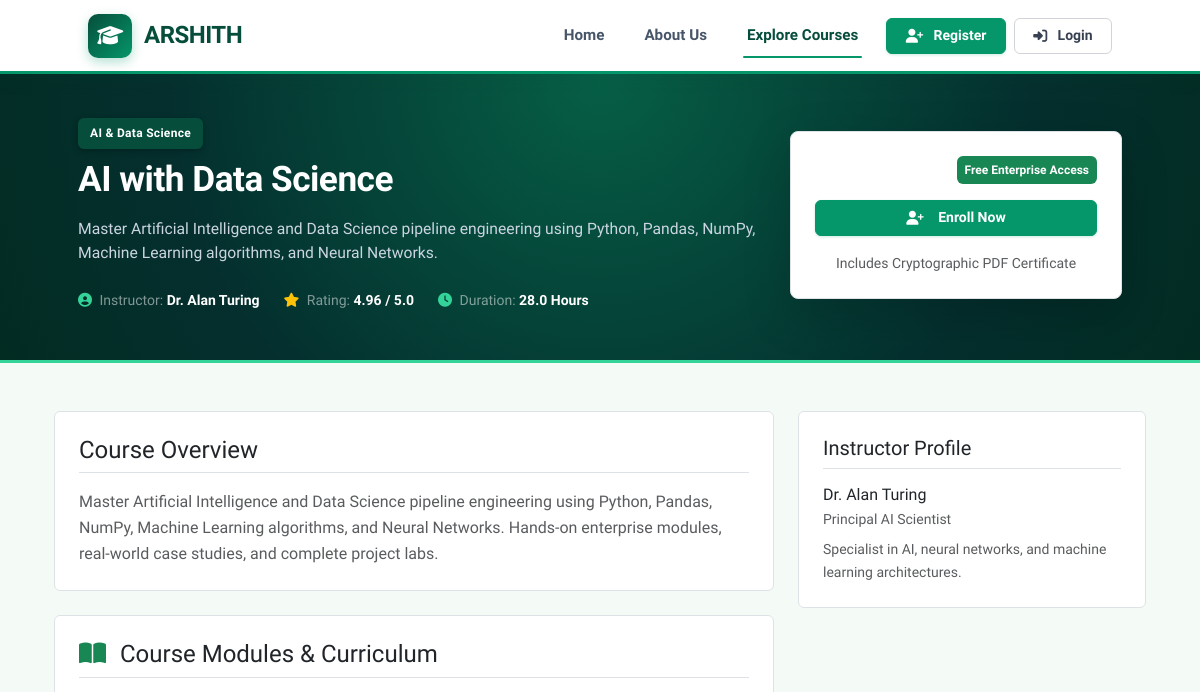
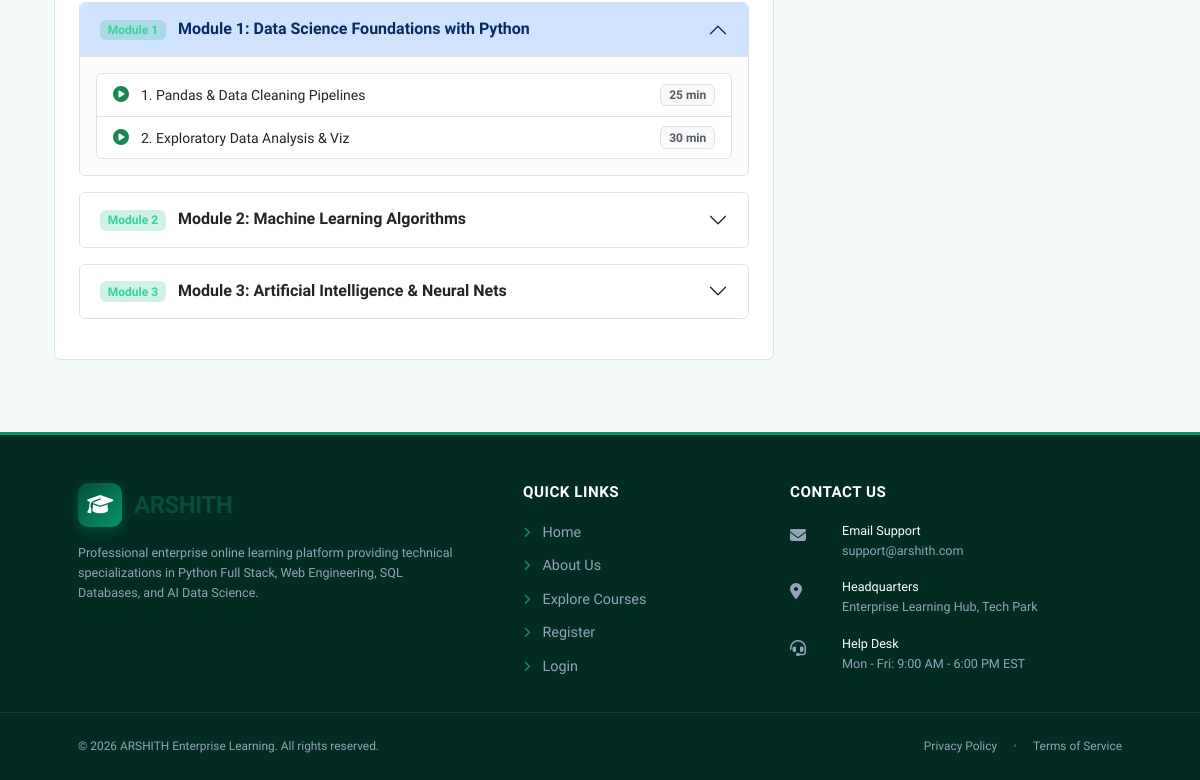
Page /courses/ai-with-data-science/ on the earlier database version (2 pictures, top to bottom).
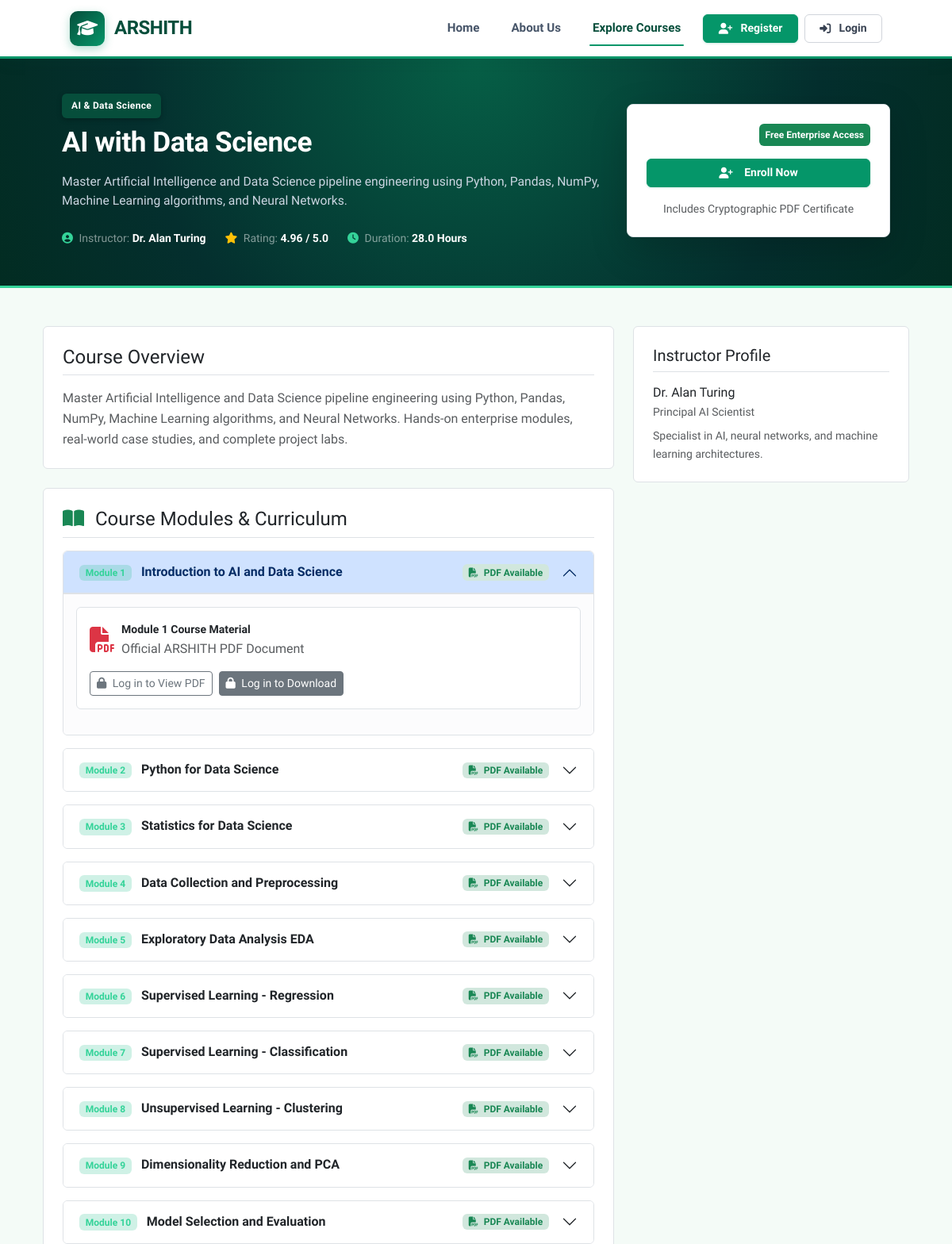
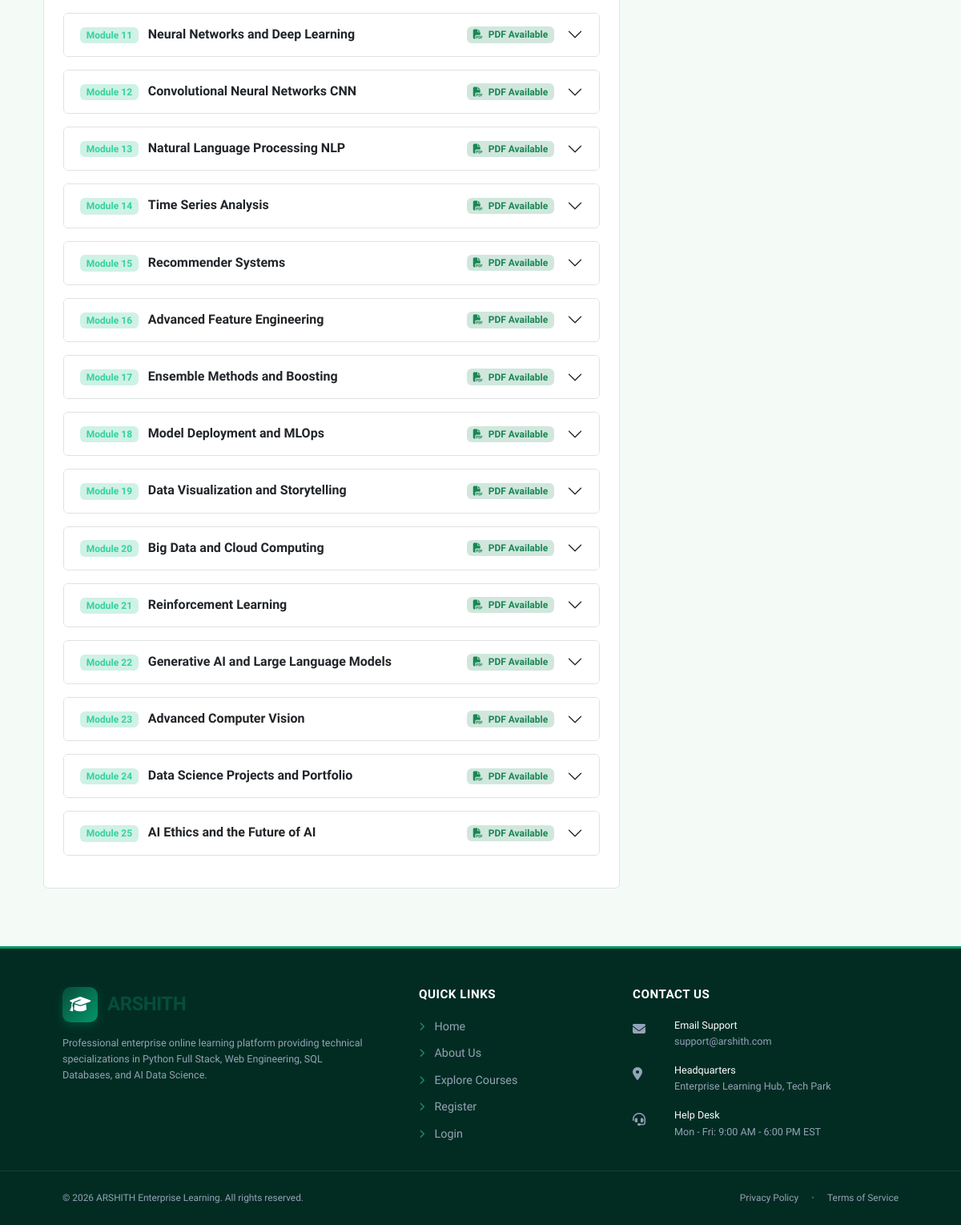
Same page on the later database version (2 pictures, top to bottom).
### apps/courses/models.py (models this page shows, shortened)
class Course(models.Model):
    DIFFICULTY_CHOICES = (
        ('Beginner', 'Beginner'),
        ('Intermediate', 'Intermediate'),
        ('Advanced', 'Advanced'),
    )
    STATUS_CHOICES = (
        ('draft', 'Draft'),
        ('published', 'Published'),
    )
    title = models.CharField(max_length=255)
    course_code = models.CharField(max_length=50, unique=True)
    slug = models.SlugField(max_length=280, unique=True, blank=True)
    short_description = models.CharField(max_length=500)
    description = models.TextField()
    thumbnail_url = models.URLField(blank=True, null=True)
    category = models.ForeignKey(Category, on_delete=models.CASCADE, related_name='courses')
    instructor = models.ForeignKey(Instructor, on_delete=models.CASCADE, related_name='courses')
    difficulty = models.CharField(max_length=20, choices=DIFFICULTY_CHOICES, default='Beginner')
    duration_hours = models.DecimalField(max_digits=5, decimal_places=1, default=10.0)
    rating = models.DecimalField(max_digits=3, decimal_places=2, default=4.8)
    requirements = models.TextField(blank=True, null=True)
    learning_objectives = models.TextField(blank=True, null=True)
    status = models.CharField(max_length=20, choices=STATUS_CHOICES, default='published')
    is_featured = models.BooleanField(default=False)
    created_at = models.DateTimeField(auto_now_add=True)

class Category(models.Model):
    name = models.CharField(max_length=100, unique=True)
    slug = models.SlugField(max_length=120, unique=True, blank=True)
    description = models.TextField(blank=True, null=True)
    icon = models.CharField(max_length=50, default='fa-folder')
    class Meta:
        verbose_name_plural = 'Categories'
        ordering = ['name']

class Instructor(models.Model):
    name = models.CharField(max_length=150)
    designation = models.CharField(max_length=150)
    bio = models.TextField()
    experience_years = models.PositiveIntegerField(default=5)

class Module(models.Model):
    course = models.ForeignKey(Course, on_delete=models.CASCADE, related_name='modules')
    title = models.CharField(max_length=255)
    description = models.TextField(blank=True, null=True)
    order = models.PositiveIntegerField(default=1)
    pdf_file = models.FileField(upload_to='courses/modules/pdf/', blank=True, null=True)
    class Meta:
        ordering = ['order']

class Lesson(models.Model):
    module = models.ForeignKey(Module, on_delete=models.CASCADE, related_name='lessons')
    title = models.CharField(max_length=255)
    description = models.TextField(blank=True, null=True)
    content_html = models.TextField(default='Lesson content...')
    video_url = models.URLField(blank=True, null=True)
    duration_minutes = models.PositiveIntegerField(default=15)
    order = models.PositiveIntegerField(default=1)
    is_free_preview = models.BooleanField(default=False)
    is_published = models.BooleanField(default=True)
    class Meta:
        ordering = ['order']

### apps/core/views.py (the view)
# urls.py: path('courses/<str:slug_or_id>/', course_detail_view, name='course-detail'),
def course_detail_view(request, slug_or_id):
    if str(slug_or_id).isdigit():
        course = get_object_or_404(Course, id=int(slug_or_id))
    else:
        course = get_object_or_404(Course, slug=slug_or_id)
    is_enrolled = False
    if request.user.is_authenticated:
        is_enrolled = Enrollment.objects.filter(user=request.user, course=course).exists()
    return render(request, 'public/course_detail.html', {
        'course': course,
        'is_enrolled': is_enrolled
    })

### templates/public/course_detail.html (shortened to what this page needs)
{% extends 'base.html' %}
{% load static %}
{% block content %}
<section class="hero-emerald-banner py-5">
  <div class="container px-lg-5">
    <div class="row align-items-center g-4">
      <div class="col-lg-8">
        <span class="badge-green-accent mb-2">{{ course.category.name }}</span>
        <h1 class="h2 font-weight-bold text-white mb-3">{{ course.title }}</h1>
        <p class="lead text-white-50 mb-4">{{ course.short_description }}</p>
        <div class="d-flex flex-wrap gap-4 text-white-50 small">
          <div><i class="fa-solid fa-user-circle me-1" style="color: var(--sn-mint-bright);"></i> Instructor: <strong class="text-white">{{ course.instructor.name }}</strong></div>
          <div><i class="fa-solid fa-star me-1 text-warning"></i> Rating: <strong class="text-white">{{ course.rating }} / 5.0</strong></div>
          <div><i class="fa-solid fa-clock me-1" style="color: var(--sn-mint-bright);"></i> Duration: <strong class="text-white">{{ course.duration_hours }} Hours</strong></div>
        </div>
      </div>
      <div class="col-lg-4 text-lg-end">
        <div class="p-4 bg-white text-dark rounded-3 shadow-lg border">
          <span class="badge bg-success font-weight-bold p-2 mb-3 d-inline-block">Free Enterprise Access</span>
          {% if is_enrolled %}
            <a href="{% url 'player' course.id %}" class="btn btn-arshith-reg w-100 btn-lg mb-2 justify-content-center">
              <i class="fa-solid fa-play me-2"></i> Continue Course Player
            </a>
          {% else %}
            <button onclick="API.enrollInCourse({{ course.id }})" class="btn btn-arshith-reg w-100 btn-lg mb-2 justify-content-center">
              <i class="fa-solid fa-user-plus me-2"></i> Enroll Now
            </button>
          {% endif %}
          <div class="small text-muted text-center mt-2">Includes Cryptographic PDF Certificate</div>
        </div>
      </div>
    </div>
  </div>
</section>
<div class="container px-lg-4 py-5">
  <div class="row g-4">
    <div class="col-lg-8">
      <div class="p-4 bg-white rounded border mb-4">
        <h4 class="font-weight-bold text-dark border-bottom pb-2 mb-3">Course Overview</h4>
        <p class="text-muted leading-relaxed mb-0">{{ course.description }}</p>
      </div>
      <div class="p-4 bg-white rounded border mb-4">
        <h4 class="font-weight-bold text-dark border-bottom pb-2 mb-3"><i class="fa-solid fa-book-open text-success me-2"></i> Course Modules & Curriculum</h4>
        <div class="accordion" id="curriculumAccordion">
          {% for module in course.modules.all %}
            <div class="accordion-item mb-3 border rounded overflow-hidden shadow-xs">
              <h2 class="accordion-header" id="heading{{ module.id }}">
                <button class="accordion-button font-weight-bold {% if not forloop.first %}collapsed{% endif %}" type="button" data-bs-toggle="collapse" data-bs-target="#collapse{{ module.id }}">
                  <div class="d-flex justify-content-between align-items-center w-100 me-3">
                    <div>
                      <span class="badge bg-emerald-light text-dark me-2">Module {{ module.order }}</span>
                      <strong>{{ module.title }}</strong>
                    </div>
                    {% if module.pdf_file %}
                      <span class="badge bg-success-subtle text-success small"><i class="fa-solid fa-file-pdf me-1"></i> PDF Available</span>
                    {% endif %}
                  </div>
                </button>
              </h2>
              <div id="collapse{{ module.id }}" class="accordion-collapse collapse {% if forloop.first %}show{% endif %}" data-bs-parent="#curriculumAccordion">
                <div class="accordion-body bg-light-subtle p-3 border-top">
                  {% if module.pdf_file %}
                    <div class="p-3 bg-white border rounded d-flex flex-wrap align-items-center justify-content-between gap-3 mb-3">
                      <div class="d-flex align-items-center gap-2">
                        <i class="fa-solid fa-file-pdf text-danger fa-2x"></i>
                        <div>
                          <strong class="small text-dark d-block">Module {{ module.order }} Course Material</strong>
                          <span class="x-small text-muted">Official ARSHITH PDF Document</span>
                        </div>
                      </div>
                      <div class="d-flex align-items-center gap-2">
                        {% if user.is_authenticated %}
                          <a href="{% url 'view_module_pdf' module.id %}" target="_blank" class="btn btn-sm btn-outline-success">
                            <i class="fa-solid fa-eye me-1"></i> View PDF
                          </a>
                          <a href="{% url 'download_module_pdf' module.id %}" class="btn btn-sm btn-arshith-reg">
                            <i class="fa-solid fa-download me-1"></i> Download
                          </a>
                        {% else %}
                          <a href="{% url 'login' %}?next={{ request.path }}" class="btn btn-sm btn-outline-secondary" title="Login to view PDF">
                            <i class="fa-solid fa-lock me-1"></i> Log in to View PDF
                          </a>
                          <a href="{% url 'login' %}?next={{ request.path }}" class="btn btn-sm btn-secondary" title="Login to download PDF">
                            <i class="fa-solid fa-lock me-1"></i> Log in to Download
                          </a>
                        {% endif %}
                      </div>
                    </div>
                  {% endif %}
                  {% if module.lessons.count > 0 %}
                    <ul class="list-group list-group-flush rounded border overflow-hidden">
                      {% for lesson in module.lessons.all %}
                        <li class="list-group-item d-flex justify-content-between align-items-center py-2 px-3 bg-white">
                          <div>
                            <i class="fa-solid fa-play-circle text-success me-2"></i>
                            <span class="small font-weight-bold text-dark">{{ lesson.title }}</span>
                          </div>
                          <span class="badge bg-light text-muted border">{{ lesson.duration_minutes }} min</span>
                        </li>
                      {% endfor %}
                    </ul>
                  {% endif %}
                </div>
              </div>
            </div>
          {% endfor %}
        </div>
      </div>
    </div>
    <div class="col-lg-4">
      <div class="p-4 bg-white rounded border">
        <h5 class="font-weight-bold text-dark border-bottom pb-2 mb-3">Instructor Profile</h5>
        <h6 class="font-weight-bold text-dark mb-1">{{ course.instructor.name }}</h6>
        <p class="small text-muted mb-2">{{ course.instructor.designation }}</p>
        <p class="small text-muted mb-0">{{ course.instructor.bio }}</p>
      </div>
    </div>
  </div>
</div>
{% endblock %}

Differences in the rows shown:
removed Module: order "1", title "Module 1: Data Science Foundations with Python"
removed Lesson: title "1. Pandas & Data Cleaning Pipelines", duration_minutes "25"
removed Lesson: title "2. Exploratory Data Analysis & Viz", duration_minutes "30"
removed Module: order "2", title "Module 2: Machine Learning Algorithms"
removed Module: order "3", title "Module 3: Artificial Intelligence & Neural Nets"
added Module: order "1", title "Introduction to AI and Data Science", shows "PDF Available"
added Module: order "2", title "Python for Data Science", shows "PDF Available"
added Module: order "3", title "Statistics for Data Science", shows "PDF Available"
added Module: order "4", title "Data Collection and Preprocessing", shows "PDF Available"
added Module: order "5", title "Exploratory Data Analysis EDA", shows "PDF Available"
added Module: order "6", title "Supervised Learning - Regression", shows "PDF Available"
added Module: order "7", title "Supervised Learning - Classification", shows "PDF Available"
added Module: order "8", title "Unsupervised Learning - Clustering", shows "PDF Available"
added Module: order "9", title "Dimensionality Reduction and PCA", shows "PDF Available"
added Module: order "10", title "Model Selection and Evaluation", shows "PDF Available"
added Module: order "11", title "Neural Networks and Deep Learning", shows "PDF Available"
added Module: order "12", title "Convolutional Neural Networks CNN", shows "PDF Available"
added Module: order "13", title "Natural Language Processing NLP", shows "PDF Available"
added Module: order "14", title "Time Series Analysis", shows "PDF Available"
added Module: order "15", title "Recommender Systems", shows "PDF Available"
added Module: order "16", title "Advanced Feature Engineering", shows "PDF Available"
added Module: order "17", title "Ensemble Methods and Boosting", shows "PDF Available"
added Module: order "18", title "Model Deployment and MLOps", shows "PDF Available"
added Module: order "19", title "Data Visualization and Storytelling", shows "PDF Available"
added Module: order "20", title "Big Data and Cloud Computing", shows "PDF Available"
added Module: order "21", title "Reinforcement Learning", shows "PDF Available"
added Module: order "22", title "Generative AI and Large Language Models", shows "PDF Available"
added Module: order "23", title "Advanced Computer Vision", shows "PDF Available"
added Module: order "24", title "Data Science Projects and Portfolio", shows "PDF Available"
added Module: order "25", title "AI Ethics and the Future of AI", shows "PDF Available"
